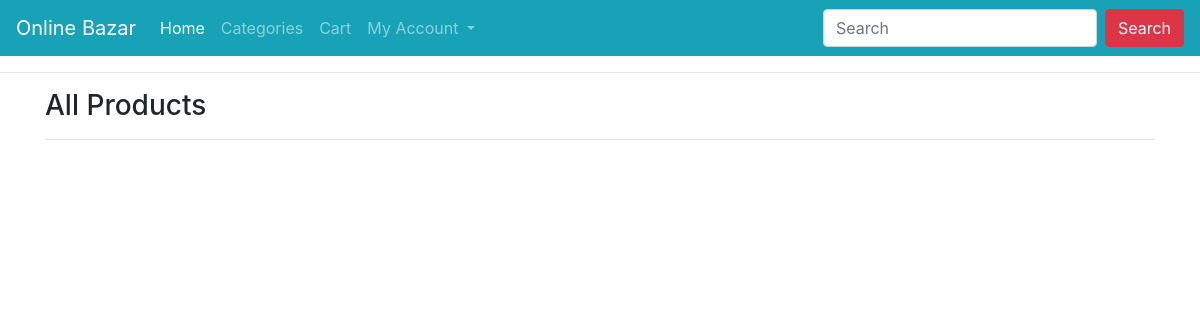
The app's page /all-products/, older data.
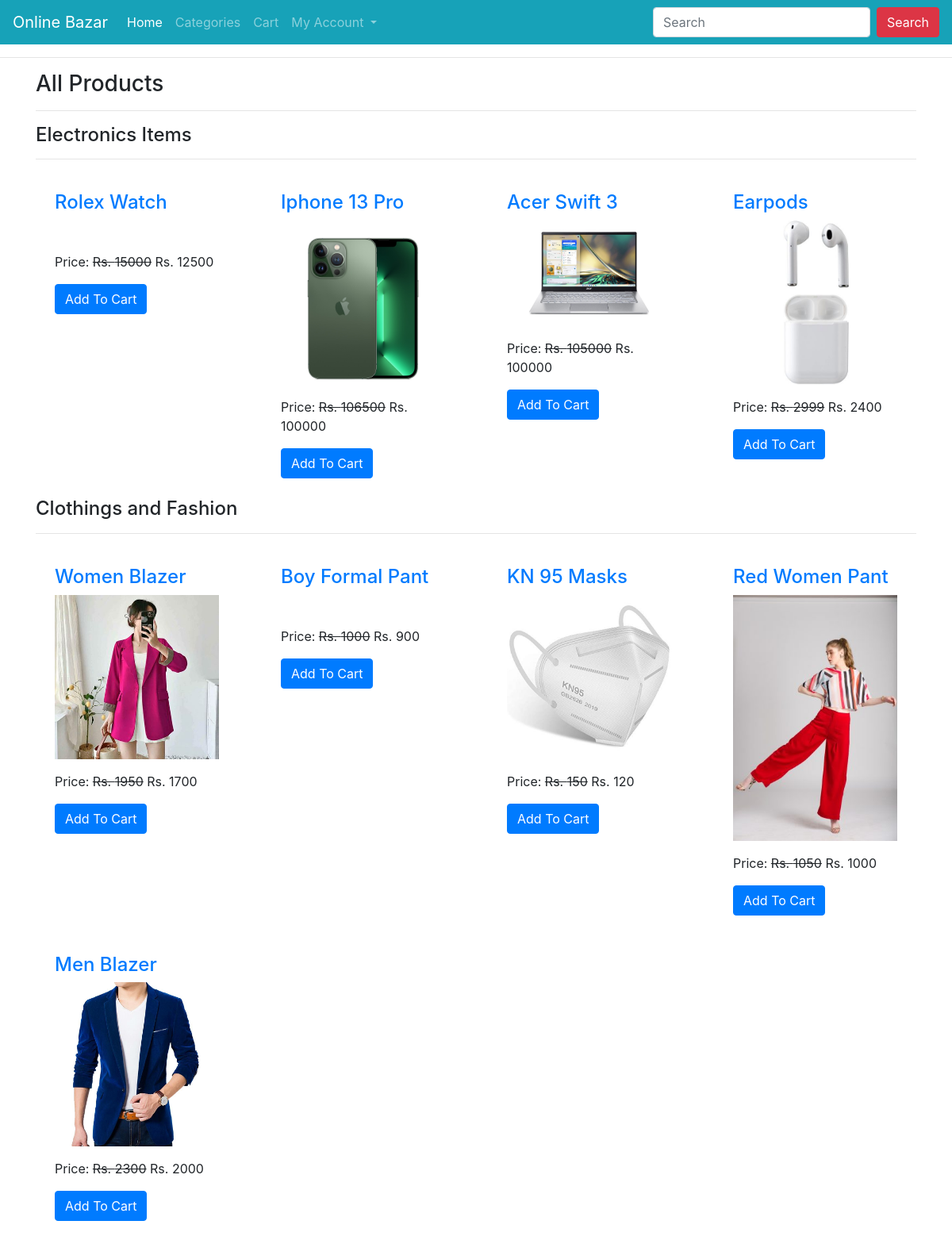
The same page, newer data.
### ecomapp/models.py (models this page shows, shortened)
class Category(models.Model):
    title = models.CharField(max_length=200)
    slug = models.SlugField(unique=True)

class Product(models.Model):
    title = models.CharField(max_length=200)
    slug = models.SlugField(unique=True)
    category = models.ForeignKey(Category, on_delete=models.CASCADE)
    image = models.ImageField(upload_to="products")
    marked_price = models.PositiveIntegerField()
    selling_price = models.PositiveIntegerField()
    description = models.TextField()
    warranty = models.CharField(max_length=300, null=True, blank=True)
    return_policy = models.CharField(max_length=300, null=True, blank=True)
    view_count = models.PositiveIntegerField(default=0)

### ecomapp/views.py (the view)
# urls.py: path("all-products/", AllProductsView.as_view(), name="allproducts"),
class AllProductsView(EcomMixin,TemplateView):
    template_name = "allproducts.html"
    def get_context_data(self, **kwargs):
        context = super().get_context_data(**kwargs)
        context['allcategories'] = Category.objects.all()
        return context

### ecomapp/views.py (called while the page is built)
    def dispatch(self, request, *args, **kwargs):
        cart_id = request.session.get("cart_id")
        if cart_id:
            cart_obj = Cart.objects.get(id=cart_id)
            if request.user.is_authenticated and request.user.customer:
                cart_obj.customer = request.user.customer
                cart_obj.save()
        return super().dispatch(request, *args, **kwargs)

### templates/allproducts.html (shortened to what this page needs)
{% extends 'base.html' %}
{% block content %}
<div class="container">
    <h3>All Products</h3><hr>
    {% for cat in allcategories %}
    <h4>{{cat.title}}</h4><hr>
    <div class="row">
        {% for p in cat.product_set.all %}
        <div class="col-md-3">
            <div class="m-4">
          <h4><a href="{% url 'ecomapp:productdetail' p.slug %}">{{p.title}}</a></h4>
        <img src="{{p.image.url}}" alt="" class="img-fluid" style="height: 2500; object-fit: cover;">
                <p class="mt-3">Price: <strike>Rs. {{p.marked_price}}</strike> Rs. {{p.selling_price}}</p>
                <a href="{% url 'ecomapp:addtocart' p.id %}" class="btn btn-primary">Add To Cart</a>
            </div>
        </div>
        {% endfor %}
    </div>
    {% endfor %}
</div>
{% endblock %}

Row changes from the older to the newer data that the page shows:
added Category: title "Electronics Items"
added Product: title "Rolex Watch", marked_price "15000", selling_price "12500", shown under "Electronics Items"
added Product: title "Iphone 13 Pro", image (picture), marked_price "106500", selling_price "100000", shown under "Electronics Items"
added Product: title "Acer Swift 3", image (picture), marked_price "105000", selling_price "100000", shown under "Electronics Items"
added Product: title "Earpods", image (picture), marked_price "2999", selling_price "2400", shown under "Electronics Items"
added Category: title "Clothings and Fashion"
added Product: title "Women Blazer", image (picture), marked_price "1950", selling_price "1700", shown under "Clothings and Fashion"
added Product: title "Boy Formal Pant", marked_price "1000", selling_price "900", shown under "Clothings and Fashion"
added Product: title "KN 95 Masks", image (picture), marked_price "150", selling_price "120", shown under "Clothings and Fashion"
added Product: title "Red Women Pant", image (picture), marked_price "1050", selling_price "1000", shown under "Clothings and Fashion"
added Product: title "Men Blazer", image (picture), marked_price "2300", selling_price "2000", shown under "Clothings and Fashion"
